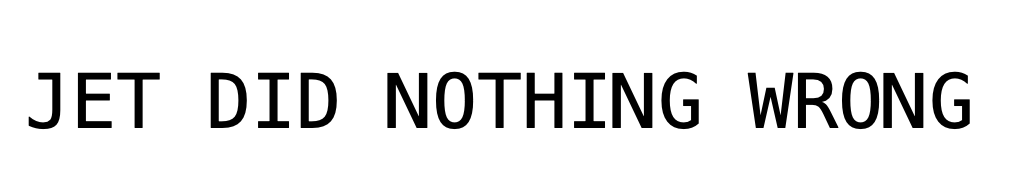
#> input picture img/jet.png, 1014 x 194 px
$ jupyter execute test.ipynb
#> lines starting #> are read from the running program, lines starting #| are printed output that depends on the picture
[cell 1]
import matplotlib.pyplot as plt
import numpy as np
from PIL import Image

import seaborn as sns
from matplotlib import colormaps as cm

[cell 2]
png_pil_img = Image.open("img/jet.png")
#> png_pil_img is the input picture: PIL image 1014x194 RGBA; mean R, G, B, A 232, 232, 232, 255

[cell 3]
png_pil_img

[cell 4]
png_np_img = np.asarray(png_pil_img.convert("L"))
png_np_img.shape
#> Out = (194, 1014)

[cell 5]
png_np_img

[cell 6]
points = []

for i in range(png_np_img.shape[0]):
    for j in range(png_np_img.shape[1]):
        if png_np_img[i, j] != 255:
            points.append([j, i])

points = np.array(points)

[cell 7]
plt.figure(figsize=(30, 5))
sns.scatterplot(
    x=points[:, 0],
    y=points[:, 1][::-1],
    hue=points[:, 1][::-1],
    palette=cm.get_cmap("jet"),
)
plt.xlabel("fuck seaborn")
plt.show()
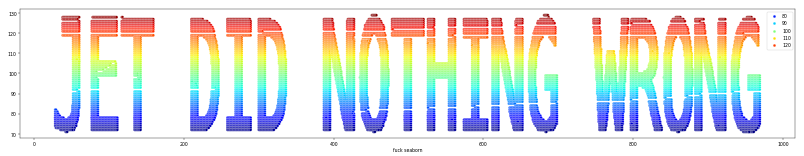
#> figure drawn by matplotlib, 1 panel

[cell 8]
plt.figure(figsize=(30, 5))
sns.scatterplot(
    x=points[:, 0], y=points[:, 1][::-1], hue=points[:, 1], palette=cm.get_cmap("jet")
)
plt.xlabel("fuck seaborn")
plt.show()
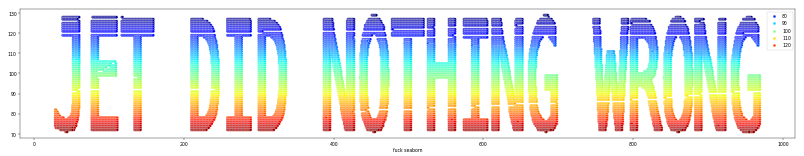
#> figure drawn by matplotlib, 1 panel

[cell 9]
plt.figure(figsize=(30, 5))
plt.scatter(x=points[:, 0], y=points[:, 1])
plt.xlabel("fuck seaborn")
plt.show()
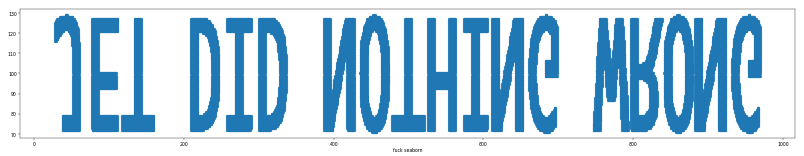
#> figure drawn by matplotlib, 1 panel

$ run again, with img/mapper_illustration_knot_paper_NEW.png copied over img/jet.png
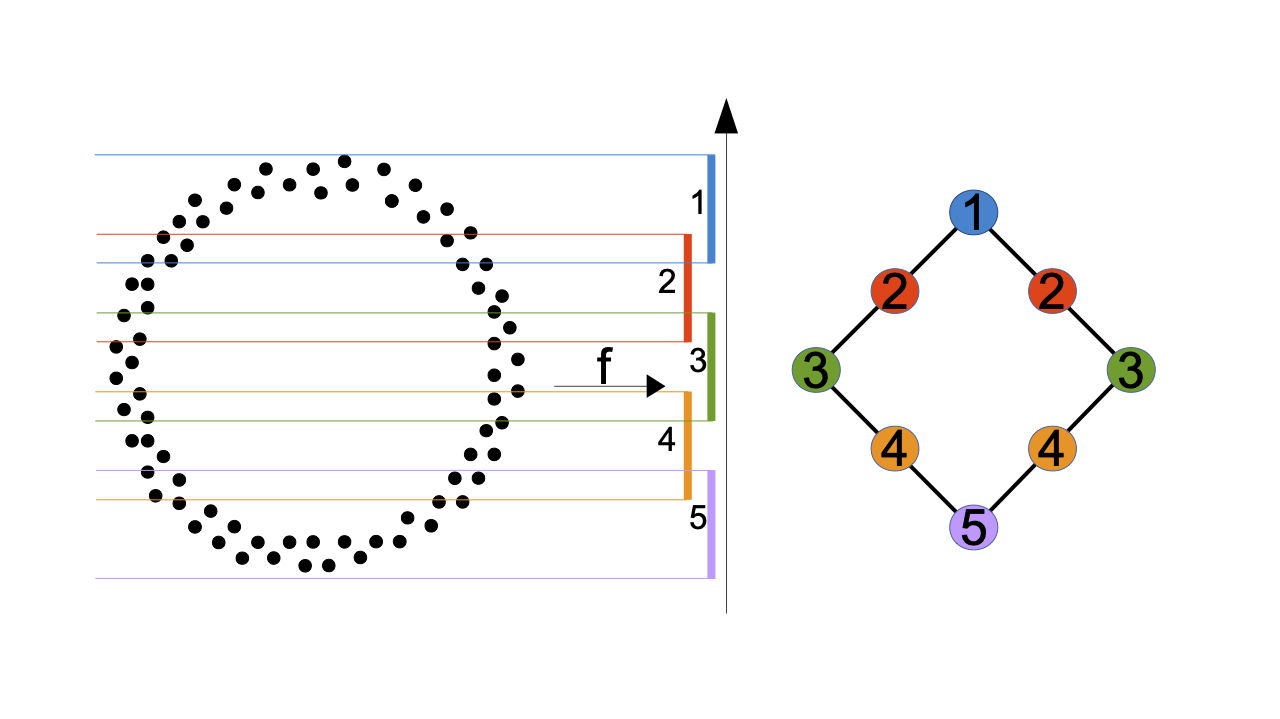
#> input picture img/mapper_illustration_knot_paper_NEW.png, 1280 x 719 px
#> png_pil_img is the input picture: PIL image 1280x719 RGBA; mean R, G, B, A 247.9, 247.1, 246.5, 255
#> `plt.show()`:
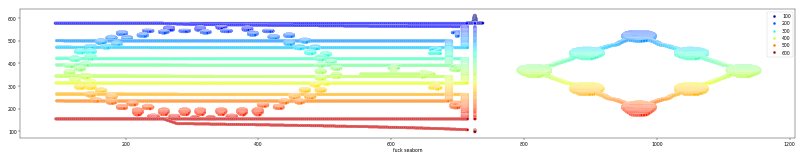
#> figure drawn by matplotlib, 1 panel
#> `plt.show()`:
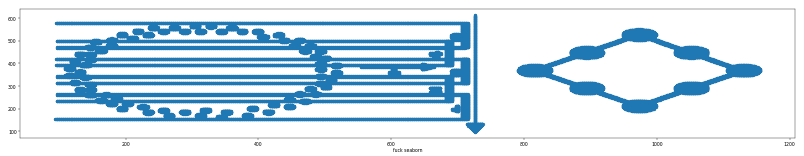
#> figure drawn by matplotlib, 1 panel
